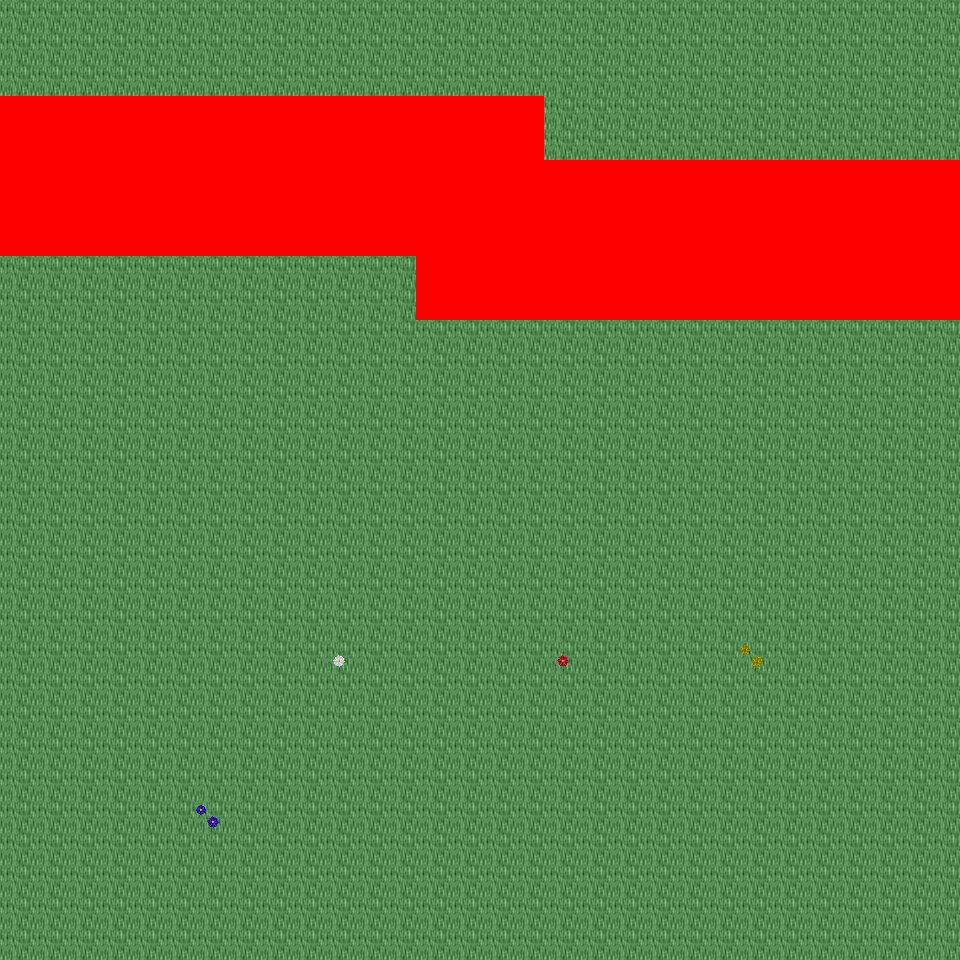

A level layout from a 2D game, rendered from its tile map. Below: a short description, then the map file with tile-grid data replaced by summaries:
An orthogonal 30x30 tile map with 32x32 px tiles, 6 tile layers (Ground, Object, Object2, Above, ...), 54 tilesets and 3 objects (3x mapExit).

<map version="1.0" orientation="orthogonal" renderorder="right-down" width="30" height="30" tilewidth="32" tileheight="32" nextobjectid="4">
  <tileset firstgid="1" name="tileset_logic_collision" tilewidth="32" tileheight="32" tilecount="1" columns="1">
    <image source="../drawable/tileset_logic_collision.png" width="32" height="32" />
  </tileset>
  <tileset firstgid="2" name="tileset_ground_ground" tilewidth="32" tileheight="32" tilecount="33" columns="3">
    <image source="../drawable/tileset_ground_ground.png" width="96" height="352" />
  </tileset>
  <tileset firstgid="35" name="tileset_building_castle" tilewidth="32" tileheight="32" tilecount="320" columns="20">
    <image source="../drawable/tileset_building_castle.png" width="640" height="512" />
  </tileset>
  <tileset firstgid="355" name="tileset_item_weapon_cannon" tilewidth="32" tileheight="32" tilecount="12" columns="3">
    <image source="../drawable/tileset_item_weapon_cannon.png" width="96" height="128" />
  </tileset>
  <tileset firstgid="367" name="tileset_item_pot_barrels_1" tilewidth="32" tileheight="32" tilecount="8" columns="4">
    <image source="../drawable/tileset_item_pot_barrels_1.png" width="128" height="64" />
  </tileset>
  <tileset firstgid="375" name="tileset_building_door_door" tilewidth="32" tileheight="32" tilecount="6" columns="3">
    <image source="../drawable/tileset_building_door_door.png" width="96" height="64" />
  </tileset>
  <tileset firstgid="381" name="tileset_building_door_closed" tilewidth="32" tileheight="32" tilecount="1" columns="1">
    <image source="../drawable/tileset_building_door_closed.png" width="32" height="32" />
  </tileset>
  <tileset firstgid="382" name="tileset_building_window_window_centered" tilewidth="32" tileheight="32" tilecount="1" columns="1">
    <image source="../drawable/tileset_building_window_window_centered.png" width="32" height="32" />
  </tileset>
  <tileset firstgid="383" name="tileset_building_decoration_chimney_big" tilewidth="32" tileheight="32" tilecount="2" columns="1">
    <image source="../drawable/tileset_building_decoration_chimney_big.png" width="32" height="64" />
  </tileset>
  <tileset firstgid="385" name="tileset_ground_grass_edges" tilewidth="32" tileheight="32" tilecount="36" columns="12">
    <image source="../drawable/tileset_ground_grass_edges.png" width="384" height="96" />
  </tileset>
  <tileset firstgid="421" name="tileset_ground_grass_corners" tilewidth="32" tileheight="32" tilecount="24" columns="6">
    <image source="../drawable/tileset_ground_grass_corners.png" width="192" height="128" />
  </tileset>
  <tileset firstgid="445" name="tileset_plant_tree_fall_trees" tilewidth="32" tileheight="32" tilecount="40" columns="8">
    <image source="../drawable/tileset_plant_tree_fall_trees.png" width="256" height="160" />
  </tileset>
  <tileset firstgid="485" name="tileset_plant_tree_locust_tree" tilewidth="32" tileheight="32" tilecount="20" columns="4">
    <image source="../drawable/tileset_plant_tree_locust_tree.png" width="128" height="160" />
  </tileset>
  <tileset firstgid="505" name="tileset_furniture_chair_bench_white" tilewidth="32" tileheight="32" tilecount="8" columns="2">
    <image source="../drawable/tileset_furniture_chair_bench_white.png" width="64" height="128" />
  </tileset>
  <tileset firstgid="513" name="tileset_plant_flower_daisy_blue" tilewidth="32" tileheight="32" tilecount="8" columns="2">
    <image source="../drawable/tileset_plant_flower_daisy_blue.png" width="64" height="128" />
  </tileset>
  <tileset firstgid="521" name="tileset_plant_flower_daisy_red" tilewidth="32" tileheight="32" tilecount="8" columns="2">
    <image source="../drawable/tileset_plant_flower_daisy_red.png" width="64" height="128" />
  </tileset>
  <tileset firstgid="529" name="tileset_plant_flower_daisy_white" tilewidth="32" tileheight="32" tilecount="8" columns="2">
    <image source="../drawable/tileset_plant_flower_daisy_white.png" width="64" height="128" />
  </tileset>
  <tileset firstgid="537" name="tileset_plant_flower_daisy_yellow" tilewidth="32" tileheight="32" tilecount="8" columns="2">
    <image source="../drawable/tileset_plant_flower_daisy_yellow.png" width="64" height="128" />
  </tileset>
  <tileset firstgid="545" name="tileset_plant_flower_flower_bed_1" tilewidth="32" tileheight="32" tilecount="35" columns="7">
    <image source="../drawable/tileset_plant_flower_flower_bed_1.png" width="224" height="160" />
  </tileset>
  <tileset firstgid="580" name="tileset_plant_flower_planted_containers" tilewidth="32" tileheight="32" tilecount="16" columns="4">
    <image source="../drawable/tileset_plant_flower_planted_containers.png" width="128" height="128" />
  </tileset>
  <tileset firstgid="596" name="tileset_item_pot_pot_grey" tilewidth="32" tileheight="32" tilecount="1" columns="1">
    <image source="../drawable/tileset_item_pot_pot_grey.png" width="32" height="32" />
  </tileset>
  <tileset firstgid="597" name="tileset_item_pot_pot_burgundy" tilewidth="32" tileheight="32" tilecount="1" columns="1">
    <image source="../drawable/tileset_item_pot_pot_burgundy.png" width="32" height="32" />
  </tileset>
  <tileset firstgid="598" name="tileset_building_decoration_chimney" tilewidth="32" tileheight="32" tilecount="2" columns="1">
    <image source="../drawable/tileset_building_decoration_chimney.png" width="32" height="64" />
  </tileset>
  <tileset firstgid="600" name="tileset_furniture_light_lamp_blue" tilewidth="32" tileheight="32" tilecount="3" columns="1">
    <image source="../drawable/tileset_furniture_light_lamp_blue.png" width="32" height="96" />
  </tileset>
  <tileset firstgid="603" name="tileset_light_dim_light_7x5" tilewidth="32" tileheight="32" tilecount="35" columns="7">
    <image source="../drawable/tileset_light_dim_light_7x5.png" width="224" height="160" />
  </tileset>
  <tileset firstgid="638" name="tileset_logic_protection" tilewidth="32" tileheight="32" tilecount="2" columns="2">
    <image source="../drawable/tileset_logic_protection.png" width="64" height="32" />
  </tileset>
  <tileset firstgid="640" name="tileset_furniture_table_bazaar_table_1" tilewidth="32" tileheight="32" tilecount="4" columns="2">
    <image source="../drawable/tileset_furniture_table_bazaar_table_1.png" width="64" height="64" />
  </tileset>
  <tileset firstgid="644" name="tileset_furniture_table_bazaar_table_2" tilewidth="32" tileheight="32" tilecount="6" columns="2">
    <image source="../drawable/tileset_furniture_table_bazaar_table_2.png" width="64" height="96" />
  </tileset>
  <tileset firstgid="650" name="tileset_furniture_table_bazaar_table_3" tilewidth="32" tileheight="32" tilecount="6" columns="2">
    <image source="../drawable/tileset_furniture_table_bazaar_table_3.png" width="64" height="96" />
  </tileset>
  <tileset firstgid="656" name="tileset_furniture_table_bazaar_table_4" tilewidth="32" tileheight="32" tilecount="6" columns="2">
    <image source="../drawable/tileset_furniture_table_bazaar_table_4.png" width="64" height="96" />
  </tileset>
  <tileset firstgid="662" name="tileset_furniture_table_bazaar_table_5" tilewidth="32" tileheight="32" tilecount="6" columns="2">
    <image source="../drawable/tileset_furniture_table_bazaar_table_5.png" width="64" height="96" />
  </tileset>
  <tileset firstgid="668" name="tileset_furniture_table_flowers_on_bench2" tilewidth="32" tileheight="32" tilecount="6" columns="3">
    <image source="../drawable/tileset_furniture_table_flowers_on_bench2.png" width="96" height="64" />
  </tileset>
  <tileset firstgid="674" name="tileset_furniture_table_flowers_on_benches" tilewidth="32" tileheight="32" tilecount="10" columns="2">
    <image source="../drawable/tileset_furniture_table_flowers_on_benches.png" width="64" height="160" />
  </tileset>
  <tileset firstgid="684" name="tileset_furniture_table_vendors_table" tilewidth="32" tileheight="32" tilecount="35" columns="7">
    <image source="../drawable/tileset_furniture_table_vendors_table.png" width="224" height="160" />
  </tileset>
  <tileset firstgid="719" name="tileset_item_drink_bottles_and_cups" tilewidth="32" tileheight="32" tilecount="16" columns="4">
    <image source="../drawable/tileset_item_drink_bottles_and_cups.png" width="128" height="128" />
  </tileset>
  <tileset firstgid="735" name="tileset_item_drink_beers_and_flasks" tilewidth="32" tileheight="32" tilecount="12" columns="4">
    <image source="../drawable/tileset_item_drink_beers_and_flasks.png" width="128" height="96" />
  </tileset>
  <tileset firstgid="747" name="tileset_item_drink_casks" tilewidth="32" tileheight="32" tilecount="4" columns="2">
    <image source="../drawable/tileset_item_drink_casks.png" width="64" height="64" />
  </tileset>
  <tileset firstgid="751" name="tileset_item_food_meals_1" tilewidth="32" tileheight="32" tilecount="2" columns="2">
    <image source="../drawable/tileset_item_food_meals_1.png" width="64" height="32" />
  </tileset>
  <tileset firstgid="753" name="tileset_item_food_rustic_meals" tilewidth="32" tileheight="32" tilecount="2" columns="2">
    <image source="../drawable/tileset_item_food_rustic_meals.png" width="64" height="32" />
  </tileset>
  <tileset firstgid="755" name="tileset_item_household_food_preparation_2" tilewidth="32" tileheight="32" tilecount="4" columns="2">
    <image source="../drawable/tileset_item_household_food_preparation_2.png" width="64" height="64" />
  </tileset>
  <tileset firstgid="759" name="tileset_item_pot_barrels_2" tilewidth="32" tileheight="32" tilecount="8" columns="4">
    <image source="../drawable/tileset_item_pot_barrels_2.png" width="128" height="64" />
  </tileset>
  <tileset firstgid="767" name="tileset_item_drink_olive_oil_vinegar" tilewidth="32" tileheight="32" tilecount="4" columns="2">
    <image source="../drawable/tileset_item_drink_olive_oil_vinegar.png" width="64" height="64" />
  </tileset>
  <tileset firstgid="771" name="tileset_ground_ground_3" tilewidth="32" tileheight="32" tilecount="5" columns="5">
    <image source="../drawable/tileset_ground_ground_3.png" width="160" height="32" />
  </tileset>
  <tileset firstgid="776" name="tileset_building_decoration_banner" tilewidth="32" tileheight="32" tilecount="12" columns="1">
    <image source="../drawable/tileset_building_decoration_banner.png" width="32" height="384" />
  </tileset>
  <tileset firstgid="788" name="tileset_building_cottage" tilewidth="32" tileheight="32" tilecount="256" columns="16">
    <image source="../drawable/tileset_building_cottage.png" width="512" height="512" />
  </tileset>
  <tileset firstgid="1044" name="tileset_building_roof_thatched_roof" tilewidth="32" tileheight="32" tilecount="256" columns="16">
    <image source="../drawable/tileset_building_roof_thatched_roof.png" width="512" height="512" />
  </tileset>
  <tileset firstgid="1300" name="tileset_building_door_doors" tilewidth="32" tileheight="32" tilecount="256" columns="16">
    <image source="../drawable/tileset_building_door_doors.png" width="512" height="512" />
  </tileset>
  <tileset firstgid="1556" name="tileset_building_window_windows" tilewidth="32" tileheight="32" tilecount="256" columns="16">
    <image source="../drawable/tileset_building_window_windows.png" width="512" height="512" />
  </tileset>
  <tileset firstgid="1812" name="tileset_logic_portal" tilewidth="32" tileheight="32" tilecount="24" columns="8">
    <image source="../drawable/tileset_logic_portal.png" width="256" height="96" />
  </tileset>
  <tileset firstgid="1836" name="tileset_plant_bush_leafy" tilewidth="32" tileheight="32" tilecount="48" columns="8">
    <image source="../drawable/tileset_plant_bush_leafy.png" width="256" height="192" />
  </tileset>
  <tileset firstgid="1884" name="tileset_plant_bushes_and_trees" tilewidth="32" tileheight="32" tilecount="144" columns="16">
    <image source="../drawable/tileset_plant_bushes_and_trees.png" width="512" height="289" />
  </tileset>
  <tileset firstgid="2028" name="tileset_plant_bush_berried" tilewidth="32" tileheight="32" tilecount="60" columns="5">
    <image source="../drawable/tileset_plant_bush_berried.png" width="160" height="384" />
  </tileset>
  <tileset firstgid="2088" name="tileset_plant_bush_fern" tilewidth="32" tileheight="32" tilecount="32" columns="8">
    <image source="../drawable/tileset_plant_bush_fern.png" width="256" height="128" />
  </tileset>
  <tileset firstgid="2120" name="tileset_plant_bush_bush_pinks" tilewidth="32" tileheight="32" tilecount="4" columns="2">
    <image source="../drawable/tileset_plant_bush_bush_pinks.png" width="64" height="64" />
  </tileset>
  <layer name="Ground" width="30" height="30">
    <data>[900 cells, 900 non-empty, 6 distinct tile ids]</data>
  </layer>
  <layer name="Object" width="30" height="30">
    <data>[900 cells, 68 non-empty, 11 distinct tile ids]</data>
  </layer>
  <layer name="Object2" width="30" height="30">
    <data>[900 cells, 8 non-empty, 8 distinct tile ids]</data>
  </layer>
  <layer name="Above" width="30" height="30">
    <data>[900 cells, 0 non-empty, 0 distinct tile ids]</data>
  </layer>
  <layer name="Above2" width="30" height="30">
    <data>[900 cells, 0 non-empty, 0 distinct tile ids]</data>
  </layer>
  <layer name="Walkable" width="30" height="30">
    <data>[900 cells, 158 non-empty, 1 distinct tile ids]</data>
  </layer>
  <objectgroup name="MapEvents">
    <object id="1" name="south" type="mapExit" x="0" y="928" width="960" height="32">
      <properties>
        <property name="map" value="level_0_x34_y43" />
        <property name="x" value="0" />
        <property name="y" value="1" />
      </properties>
    </object>
    <object id="2" name="east" type="mapExit" x="928" y="0" width="32" height="160">
      <properties>
        <property name="map" value="level_0_x35_y42" />
        <property name="x" value="1" />
        <property name="y" value="0" />
      </properties>
    </object>
    <object id="3" name="east2" type="mapExit" x="928" y="320" width="32" height="640">
      <properties>
        <property name="map" value="level_0_x35_y42" />
        <property name="x" value="1" />
        <property name="y" value="10" />
      </properties>
    </object>
  </objectgroup>
</map>
